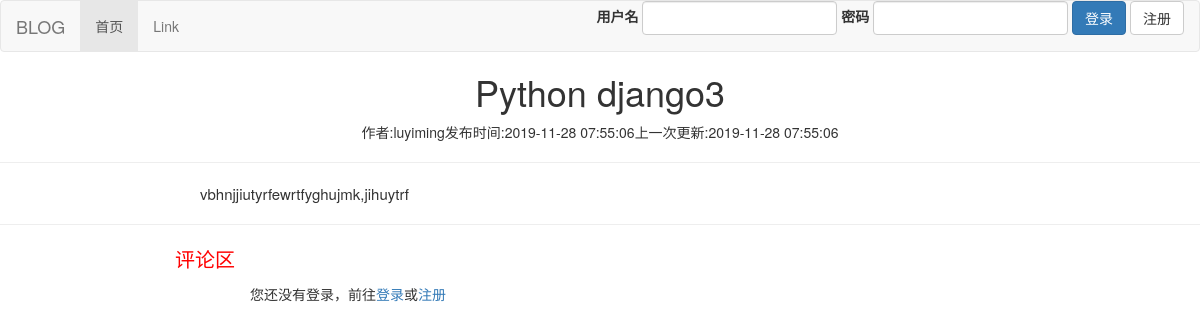
Page /article/3 on the committed database.
### app01/models.py (models this page shows)
class Article(models.Model):
    article_id = models.AutoField(verbose_name="文章ID", primary_key=True)
    uid = models.ForeignKey("User", on_delete=models.CASCADE)
    title = models.CharField(max_length=30, verbose_name="标题")
    article_content = models.TextField(verbose_name="文章内容")
    create_date = models.DateTimeField(auto_now_add=True, verbose_name="发布时间")
    last_updatetime = models.DateTimeField(auto_now=True, verbose_name="上次更新时间", null=True, blank=True)
    state=models.IntegerField(default=1,verbose_name="状态")

class User(models.Model):
    user_id = models.AutoField(verbose_name="用户ID", primary_key=True)
    username = models.CharField(max_length=32, unique=True, verbose_name="用户名")  # 用户名
    password = models.CharField(max_length=32, verbose_name="密码")  # 密码
    email = models.EmailField(verbose_name="邮箱")  # 邮箱
    url = models.URLField(max_length=100, blank=True, null=True, verbose_name='个人博客地址')

### app01/views.py (the view)
# urls.py: path('article/<int:article_id>', views.article_details),
def article_details(request, article_id):
    article = Article.objects.filter(article_id=article_id).values("article_id", "title", "uid__username",
                                                                   "article_content",
                                                                   "create_date", "last_updatetime")
    comment_list = Comment.objects.filter(article_id=article_id,reply_id__isnull=True).order_by("-comment_date").values_list("comment_id","user_id", "user_id__username",
                                                                             "comment_content", "comment_date",
                                                                             "reply_id","user_id__userinfo__avatar")
    print(comment_list)
    reply_list=Comment.objects.filter(article_id=article_id,reply_id__isnull=False).order_by("-comment_date").values_list("comment_id","user_id", "user_id__username",
                                                                             "comment_content", "comment_date",
                                                                             "reply_id")
    print(reply_list)
    return render(request, "article.html", {"article": article[0], "comment_list": comment_list,"reply_list":reply_list})

### app01/myMiddle.py (called while the page is built)
    def process_request(self, request):
        user = request.session.get("userinfo")
        if not user:  # 如果用户未登录,访问如下链接跳转至登录页面
            perssion_list = [
                "/update_user/",
                "/upload_avatar/",
                "/pub_article/",
                "/show_my_article/",
                "/update_article/",
                "/del_article/",
                "/post_comment/"
            ]
            path = re.sub(r'\d+', "", request.path)
            if path in perssion_list:
                return redirect("/login.html")

### templates/article.html (shortened to what this page needs)
<!DOCTYPE html>
<html lang="en">
<head>
    <link rel="stylesheet" href="/static/plugin/bootstrap-3.3.7-dist/css/bootstrap.css">
</head>
<body>
{% include 'header.html' %}
<h1 align="center">{{ article.title }}</h1>
<p align="center">
    作者:{{ article.uid__username }}发布时间:{{ article.create_date|date:"Y-m-d H:i:s" }}上一次更新:{{ article.last_updatetime |date:"Y-m-d H:i:s" }}</p>
<hr>
<pre>{{ article.article_content }}</pre>
<hr>
<div style="width: 700px; margin: 0 auto;margin-bottom: 50px">
    <p style="color: red;font-size: 20px;margin-left: -75px">评论区</p>
    {% if request.session.userinfo %}
        <div class="form-group">
            <label for="CommentInput">评论:</label>
            <input type="hidden" name="reply_id" id="reply_id">
            <textarea id="CommentInput" class="form-control"></textarea>
        </div>
        <input class="btn btn-primary" id="btn_submit" type="button" value="发表"/>
    {% else %}
        您还没有登录，前往<a href="/login.html">登录</a>或<a href="/regist.html">注册</a>
    {% endif %}
</div>
</body>
</html>

### templates/article.html (style rules this page uses)
pre { display: block; font-family: inherit; white-space: pre-wrap; white-space: -moz-pre-wrap; white-space: -o-pre-wrap; word-wrap: break-word; padding: 0; margin: 0 auto; font-size: 15px; line-height: inherit; color: inherit; word-break: break-all; background-color: transparent; border: none; border-radius: 0; width: 800px; }

### rows in the picture
Article: title "Python django3", create_date "2019-11-28 07:55:06", last_updatetime "2019-11-28 07:55:06", article_content "vbhnjjiutyrfewrtfyghujmk,jihuytrf"
User: uid__username "luyiming"
